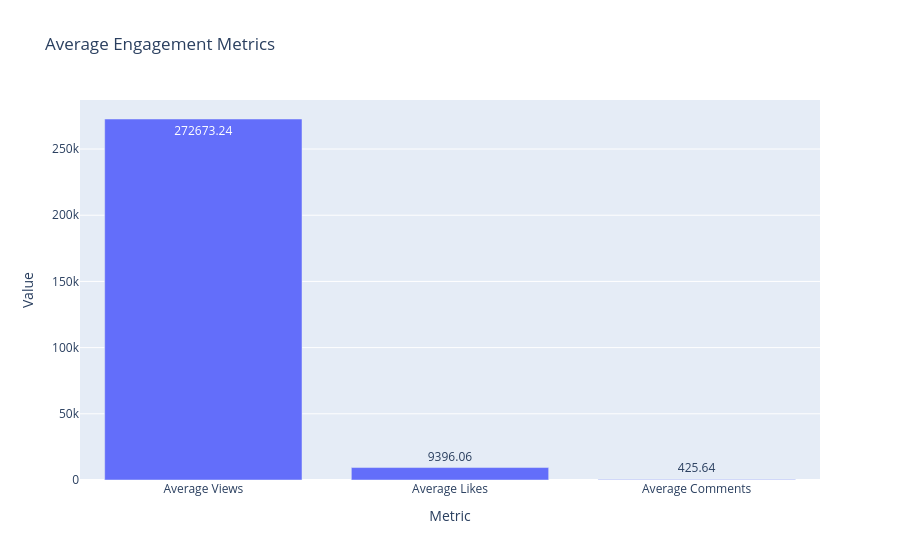

Notebook code cell kept with this figure:
### Code cell
fig = px.bar(

    summary,

    x="Metric",

    y="Value",

    text="Value",

    title="Average Engagement Metrics"

)

fig.show()

### Figure 1 — Plotly figure (JSON) as saved in the notebook; plotly's stock layout.template omitted (floating-point values rounded to 4 significant figures)
{"data": [{"hovertemplate": "Metric=%{x}<br>Value=%{text}<extra></extra>", "legendgroup": "", "marker": {"color": "#636efa", "pattern": {"shape": ""}}, "name": "", "orientation": "v", "showlegend": false, "text": [272700.0, 9396.0, 425.6], "textposition": "auto", "type": "bar", "x": ["Average Views", "Average Likes", "Average Comments"], "xaxis": "x", "y": [272700.0, 9396.0, 425.6], "yaxis": "y"}], "layout": {"barmode": "relative", "legend": {"tracegroupgap": 0}, "title": {"text": "Average Engagement Metrics"}, "xaxis": {"anchor": "y", "domain": [0, 1], "title": {"text": "Metric"}}, "yaxis": {"anchor": "x", "domain": [0, 1], "title": {"text": "Value"}}}}
